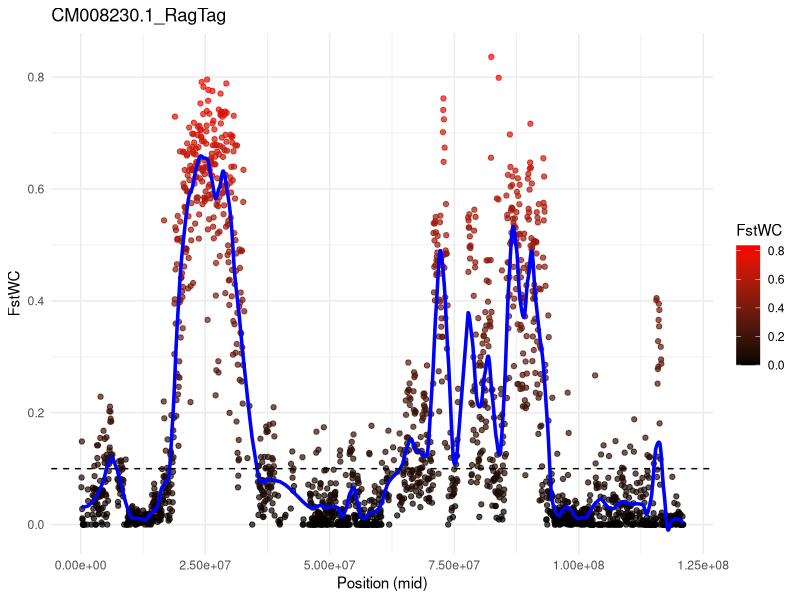
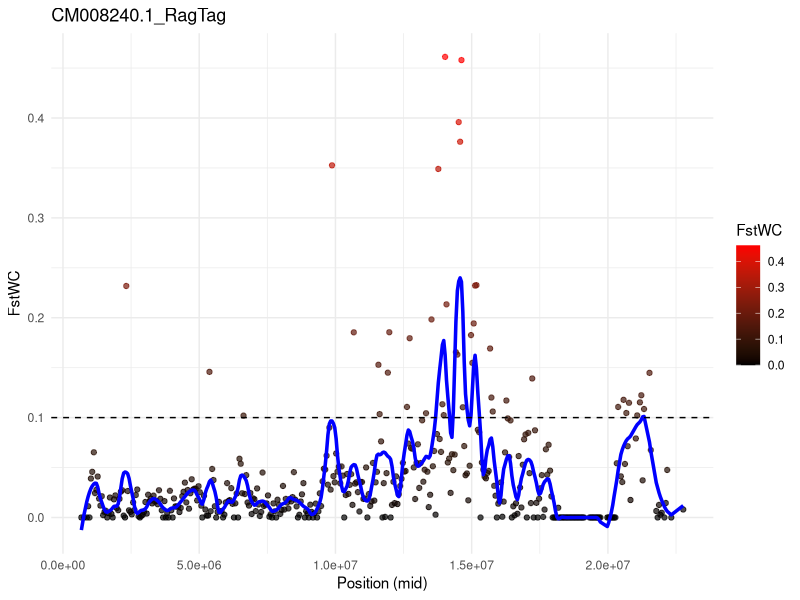
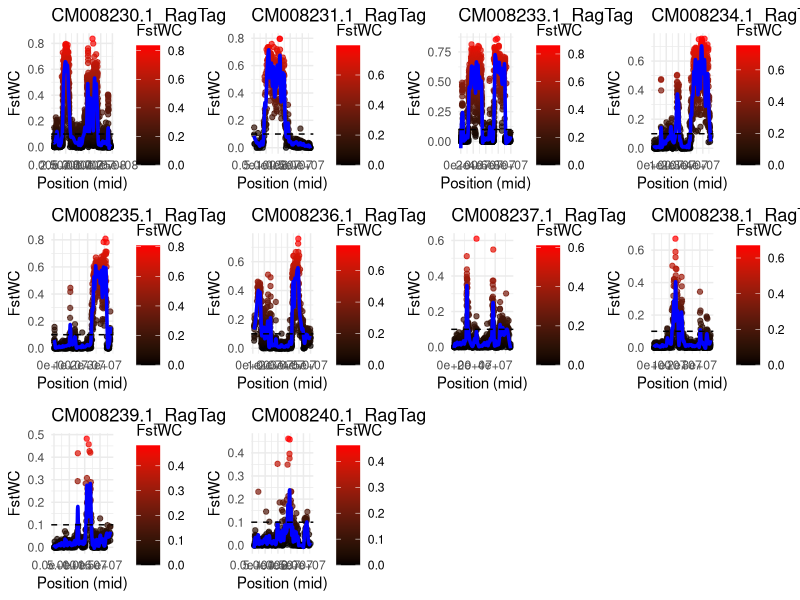

Here is the R script that generated these plots, in order:
setwd("~/Downloads")

library(dplyr)
library(ggplot2)
library(ggpubr)
library(gridExtra)

stats_SP <- read.csv("stats_SP.csv", header = TRUE)

filtered_stats_SP <- stats_SP[, c(1, 2, 3, 4, 20, 22)]

colnames(filtered_stats_SP)[colnames(filtered_stats_SP) == "FstWC_S_HUE_T_S_COT_S_egg"] <- "FstWC"
colnames(filtered_stats_SP)[colnames(filtered_stats_SP) == "lseff_S_HUE_T_S_COT_S_egg"] <- "lseff"

filtered_stats_SP <- subset(filtered_stats_SP, lseff > 400)

# Convert to numeric and handle warnings
filtered_stats_SP$FstWC <- as.numeric(as.character(filtered_stats_SP$FstWC))

# Check for any NA values introduced during conversion and remove them if necessary
filtered_stats_SP <- filtered_stats_SP[!is.na(filtered_stats_SP$FstWC), ]

# Replace values in FstWC column that are smaller than zero with zero
filtered_stats_SP$FstWC[filtered_stats_SP$FstWC < 0] <- 0
colfuncR <- colorRampPalette(c("black", "red"))
filtered_stats_SP$col <- colfuncR(100)[as.integer((filtered_stats_SP$FstWC/0.8)*100)+1]

# Function to find the first and last positions crossing the FstWC threshold for each scaffold
find_peak_positions <- function(df, threshold = 0.1, span = 0.05) {
  # Group by scaffold
  df %>%
    group_by(scaffold) %>%
    # Apply operations for each scaffold
    group_modify(~ {
      # Smooth the FstWC values using LOESS
      loess_fit <- loess(FstWC ~ mid, data = .x, span = span)
      smoothed_fst <- predict(loess_fit)
      
      # Add smoothed FstWC values to the dataframe
      .x <- mutate(.x, smoothed_FstWC = smoothed_fst)
      
      # Find the first and last positions crossing the threshold
      first_peak <- filter(.x, smoothed_FstWC > threshold) %>% slice_head(n = 1)
      last_peak <- filter(.x, smoothed_FstWC > threshold) %>% slice_tail(n = 1)
      
      # Combine the first and last peaks
      bind_rows(first_peak, last_peak)
    }) %>%
    ungroup()
}

# Apply the function to the filtered_stats_SP dataframe
threshold <- 0.1
span <- 0.05
peak_positions <- find_peak_positions(filtered_stats_SP, threshold, span)
peak_positions <- as.data.frame(peak_positions)

# Optionally save to a CSV file
write.csv(peak_positions, "peak_positions.csv", row.names = FALSE)

# Function to plot LOESS fit for a specific scaffold
plot_loess_fit <- function(df, scaffold, threshold = 0.1, span = 0.05) {
  # Filter data for the selected scaffold
  scaffold_data <- df %>% filter(scaffold == !!scaffold)
  
  # Check if data is empty
  if (nrow(scaffold_data) == 0) {
    stop(paste("Error: No data found for scaffold", scaffold))
  }
  
  # Fit LOESS
  loess_fit <- loess(FstWC ~ mid, data = scaffold_data, span = span)
  scaffold_data$smoothed_FstWC <- predict(loess_fit)
  
  # Create the plot
  p <- ggplot(scaffold_data, aes(x = mid)) +
    geom_point(aes(y = FstWC, color = FstWC), alpha = 0.7, size = 1.5) +  # Color based on FstWC
    geom_line(aes(y = smoothed_FstWC), color = "blue", linewidth = 1.2) +       # LOESS line in blue
    geom_hline(yintercept = threshold, linetype = "dashed", color = "black") +
    scale_color_gradient(low = "black", high = "red", name = "FstWC") +   # Gradient for FstWC
    labs(
      title = scaffold,
      x = "Position (mid)",
      y = "FstWC"
    ) +
    theme_minimal()
  
  return(p)
}

# Plot for a single chromosome (CM008230.1_RagTag, chromosome 1)
plot_loess_fit(filtered_stats_SP, scaffold = "CM008230.1_RagTag", threshold = 0.1, span = 0.05)

# List of scaffold names
scaffolds <- c(
  "CM008230.1_RagTag",
  "CM008231.1_RagTag",
  "CM008233.1_RagTag",
  "CM008234.1_RagTag",
  "CM008235.1_RagTag",
  "CM008236.1_RagTag",
  "CM008237.1_RagTag",
  "CM008238.1_RagTag",
  "CM008239.1_RagTag",
  "CM008240.1_RagTag"
)

plot_loess_fit(filtered_stats_SP, scaffold = "CM008240.1_RagTag", threshold = 0.1, span = 0.05)

# Generate a list of plots for each scaffold
plots <- lapply(scaffolds, function(scaffold) {
  plot_loess_fit(filtered_stats_SP, scaffold = scaffold, threshold = 0.1, span = 0.05)
})

# Arrange the plots in a 3x4 grid (3 rows and 4 columns)
grid.arrange(grobs = plots, ncol = 4, nrow = 3)
